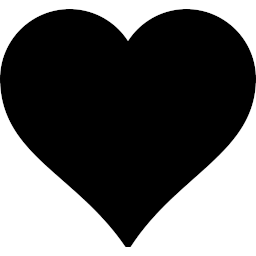
#> input picture lecture/heart.png, 256 x 256 px
$ python heart_sampler.py
#> lines starting #> are read from the running program, lines starting #| are printed output that depends on the picture
import matplotlib.pyplot as plt
import numpy as np
from PIL import Image


def sample_from_heart():
    heart = np.array(Image.open("heart.png"))
    heart = heart[..., 0]

    samples = np.random.random((10000, 2))

    sample_pixels = (samples * 256).astype(np.int64)
    valid = heart[sample_pixels[:, 0], sample_pixels[:, 1]] == 0
    invalid = ~valid

    plt.figure(figsize=(8, 8))
    plt.scatter(samples[valid, 1], 1-samples[valid, 0], s=3, c="pink")
    plt.scatter(samples[invalid, 1], 1-samples[invalid, 0], s=3, c="black")
    x = y = 0.5
    xytext = (0, 40)
    plt.annotate("P(you, me)=1", xy=(x, y),
                 xytext=xytext, textcoords='offset points',
                 fontsize=24, ha="center",
                 arrowprops={'arrowstyle': '-|>', 'color': 'black'})
    plt.tight_layout()
    plt.savefig("heart_samples.png")
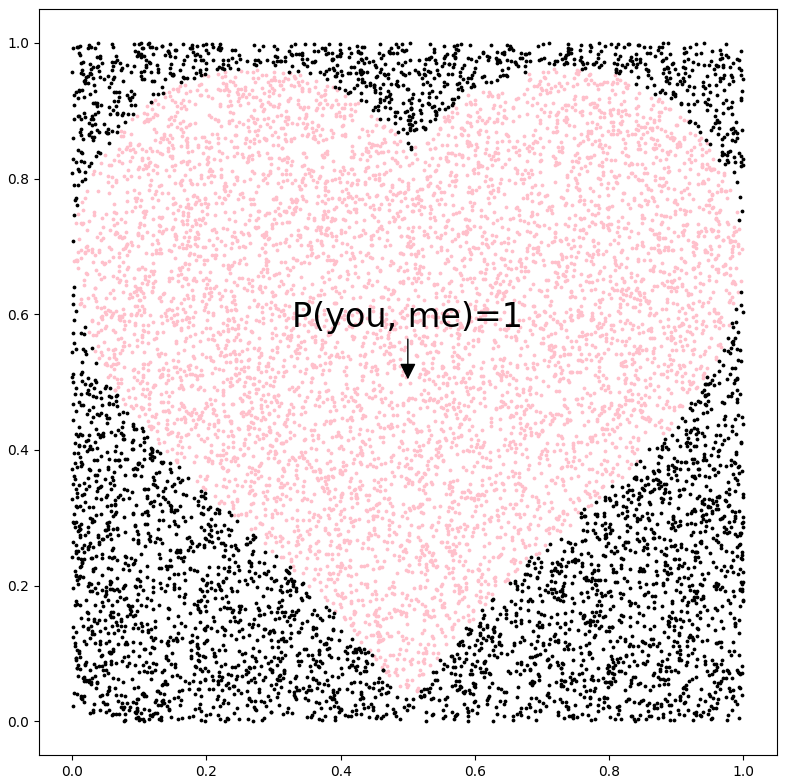
#> figure drawn by matplotlib, 1 panel


if __name__ == "__main__":
    sample_from_heart()
